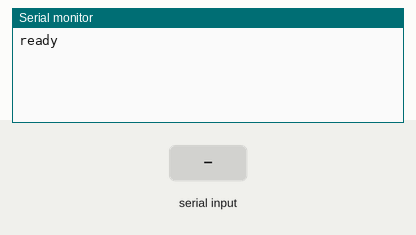
A sketch run on a simulated Arduino Mega 2560, built with avr-gcc and run on an emulated ATmega2560. Parts: the last lines printed to the serial monitor. The test bench sets the inputs (shaded band).

Above: at 1.2 s.
1.3 s: "1" received over the second serial link
At 1.9 s:
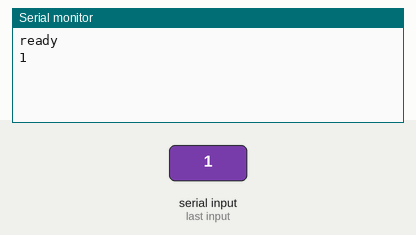
2.8 s: "0" received over the second serial link
At 4.0 s:
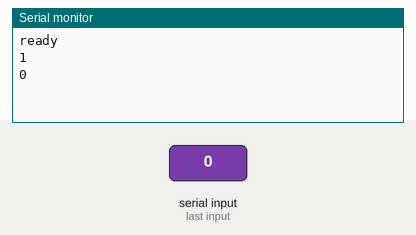
4.3 s: "2" received over the second serial link
At 5.4 s:
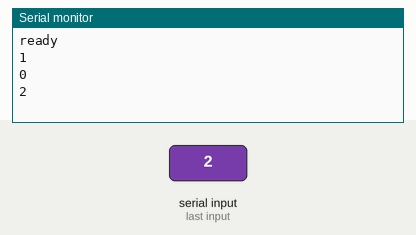

Measured:
- after the input at 1.3 s, the serial monitor: prints a new line at once (image 1)
- after the input at 2.8 s, the serial monitor: prints a new line at once (image 2)
- after the input at 4.3 s, the serial monitor: prints a new line at once (image 3)

The sketch:

hardwareSerial.ino
```cpp
void setup() {
  Serial1.begin(9600);
  Serial.begin(115200);
  Serial.println("ready");
}

void loop() {
  if(Serial1.available()) Serial.println((char)Serial1.read());
}
```
